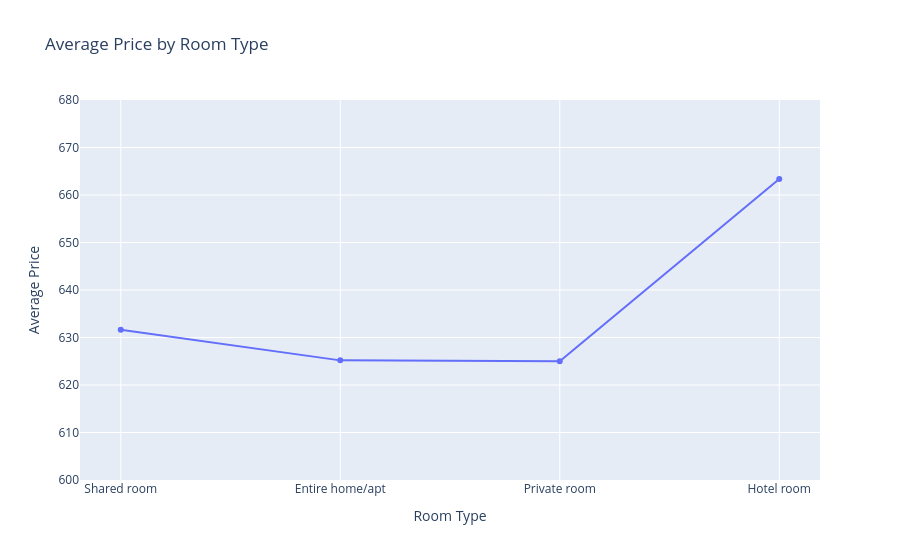

Notebook code cell kept with this figure:
### Code cell
# Grouping rooms by type and calculating the average price
price_by_room = df.groupBy("room_type") \
    .agg(avg("price").alias("avg_price")) \
    .collect()  

# Data extraction from lists
categories = [row["room_type"] for row in price_by_room]
prices = [row["avg_price"] for row in price_by_room]

# Create line chart
fig = px.line(
    x=categories, 
    y=prices, 
    markers=True,
    title="Average Price by Room Type",
    labels={"x": "Room Type", "y": "Average Price"}
)

fig.update_layout(yaxis_range=[600, 680])

fig.show()

### Figure 1 — Plotly figure (JSON) as saved in the notebook; plotly's stock layout.template omitted (floating-point values rounded to 4 significant figures)
{"data": [{"hovertemplate": "Room Type=%{x}<br>Average Price=%{y}<extra></extra>", "legendgroup": "", "line": {"color": "#636efa", "dash": "solid"}, "marker": {"symbol": "circle"}, "mode": "lines+markers", "name": "", "orientation": "v", "showlegend": false, "type": "scatter", "x": ["Shared room", "Entire home/apt", "Private room", "Hotel room"], "xaxis": "x", "y": [631.6, 625.2, 625.0, 663.4], "yaxis": "y"}], "layout": {"legend": {"tracegroupgap": 0}, "title": {"text": "Average Price by Room Type"}, "xaxis": {"anchor": "y", "domain": [0, 1], "title": {"text": "Room Type"}}, "yaxis": {"anchor": "x", "domain": [0, 1], "range": [600, 680], "title": {"text": "Average Price"}}}}
